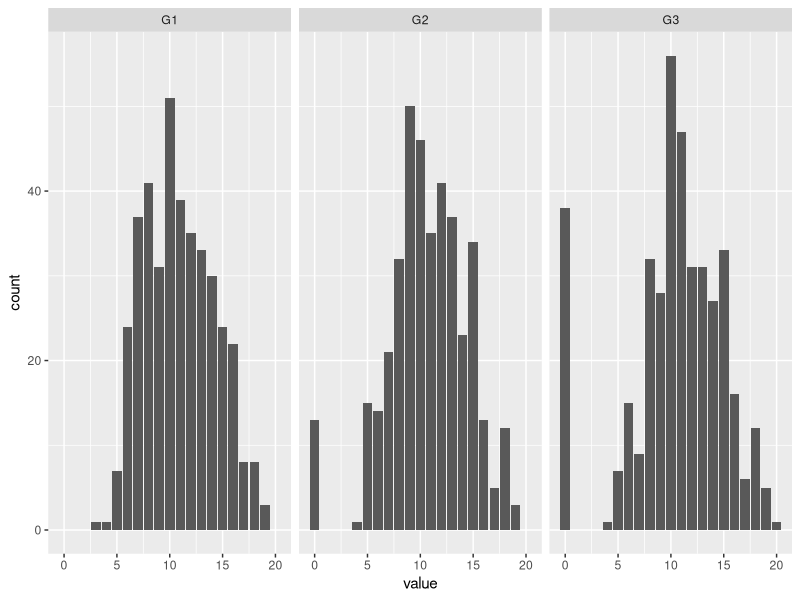
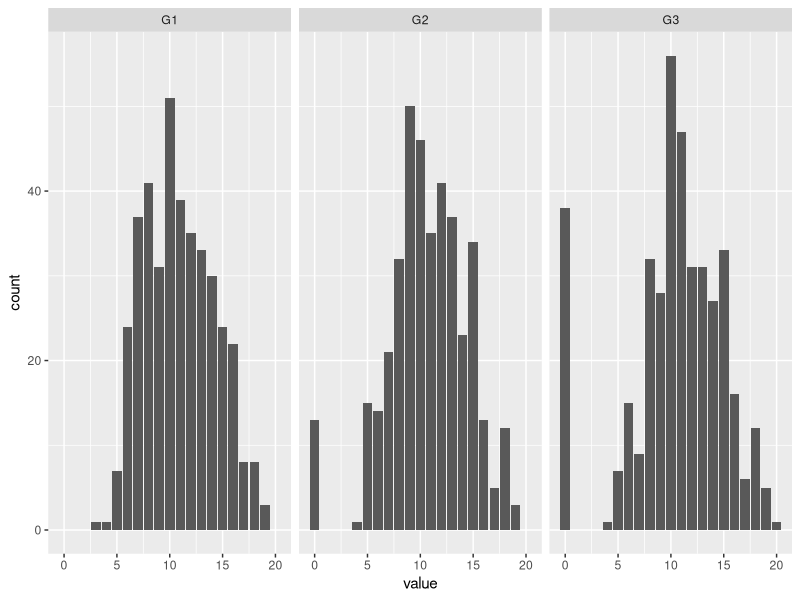

Write the R code that produced these figures, in order.
setwd("C:/Users/Gregor/Documents/workshops/R-za-neprogramerje/test_script")
library("openxlsx")
library("ggplot2")
library("tidyr")

math_scores <- read.xlsx("./data_raw/student-performance.xlsx", 
                         sheet = "Math scores")
port_scores <- read.xlsx("./data_raw/student-performance.xlsx", 
                         sheet = "Portuguese scores")

math_longer <- pivot_longer(math_scores, cols = c("G1", "G2", "G3"))
ggplot(math_longer, aes(x = value)) +
  geom_bar() +
  facet_wrap(~ name)
ggsave("./moji_rezultati/primer-graf.png")

math_smaller <- math_scores[1:5, c(1:3, 9)]
port_smaller <- port_scores[1:5, c(1:3, 9)]

wb <- createWorkbook()
addWorksheet(wb, sheetName = "math smaller")
addWorksheet(wb, sheetName = "port smaller")
writeData(wb, sheet = "math smaller", math_smaller)
writeData(wb, sheet = "port smaller", port_smaller)
saveWorkbook(wb, "./moji_rezultati/primer-excel.xlsx", overwrite = TRUE)
